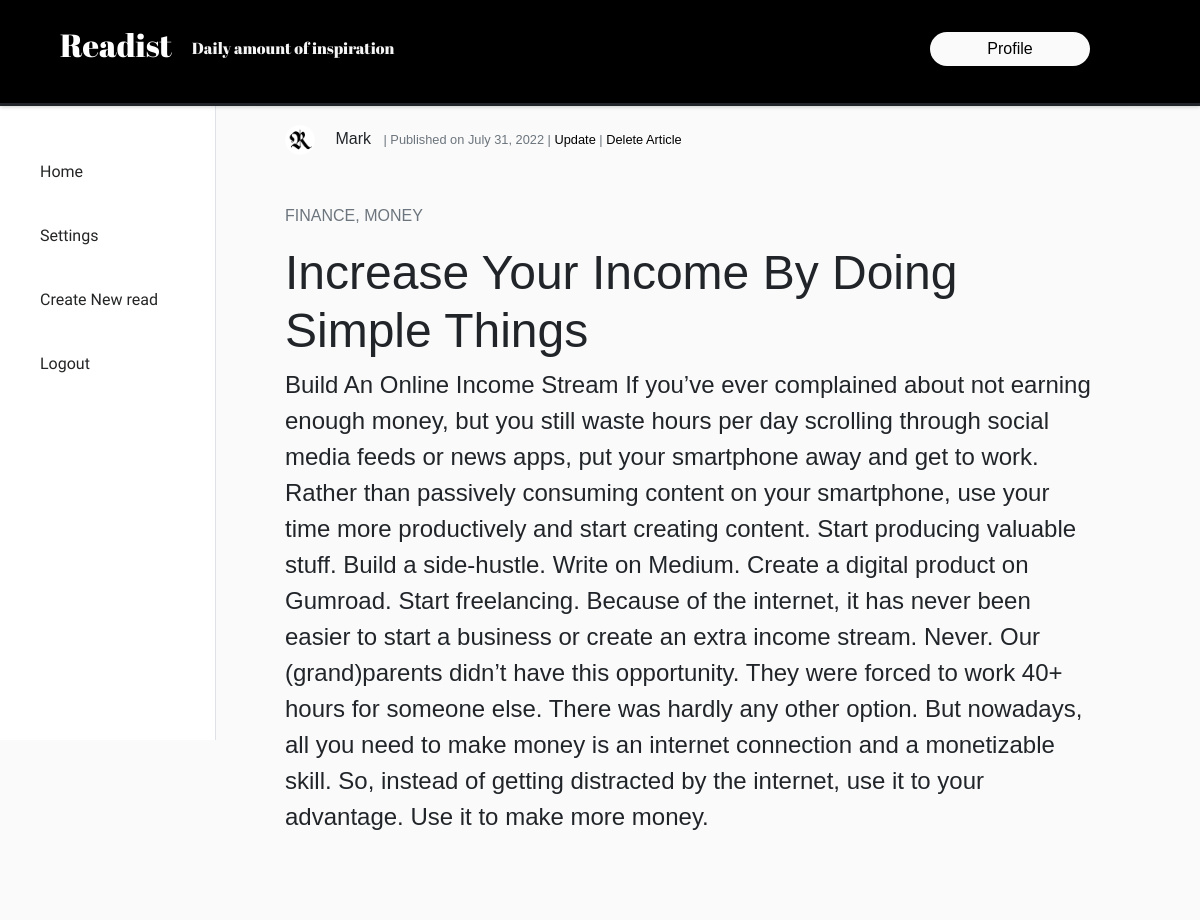
/read/12/ (signed in), run on the app's committed database.
### base/models.py (models this page shows, shortened)
class Article(models.Model):
    title = models.CharField(max_length=100, null=False, blank=False)
    date_added = models.DateTimeField(auto_now_add=True)
    sub_category = models.CharField(max_length=50, null=True)
    category = models.CharField(max_length=50, choices=primar_categories, null=False)
    content = models.TextField(null=False)
    author = models.ForeignKey(User, on_delete=models.CASCADE)

### accounts/models.py (models this page shows, shortened)
class Account(models.Model):
    user = models.OneToOneField(User, on_delete=models.CASCADE)
    email = models.EmailField(max_length=150, null=False)
    date_joined = models.DateTimeField(auto_now=True)
    img = models.ImageField(default='profile_pics/default.jpg', upload_to='profile_pics')

### base/views.py (the view)
# urls.py: path('read/<int:pk>/', ArticleReadView.as_view(), name='read'),
class ArticleReadView(LoginRequiredMixin, DetailView):
    model = Article
    content_object_name = 'article'
    template_name = 'base/read_article.html'

### base/templates/base/read_article.html
{% extends 'base/index.html' %}
{% block content %}
<article class="content-section">
    <div class="article-body">
        <div class="article-metadata mb-5">
            <img class="rounded-circle article-img" src="{{ article.author.account.img.url }}">
            <a class="mr-2">{{ article.author }}</a>
            <small class="text-muted"> | Published on {{ article.date_added|date:"F d, Y" }}
                {% if user.is_authenticated %}
                | <a href="{% url 'update-article' article.id %}">Update</a>
                | <a href="{% url 'delete-article' article.id %}">Delete article</a>
                {% endif %}
            </small>
        </div>
        <div class="article-categories-read">
            <p class="article-category category text-muted">{{ article.category }},  {{ article.sub_category }}</p>
        </div>
        <div class="article-full-content mb-5">
            <h2 class="article-title-read ">{{ article.title }}</h2>
            <p class="article-content-read">{{ article.content }}</p>
        </div>
    </div>
</article>
{% endblock content %}

### base/static/base/styles.css (style rules this page uses)
* { margin: 0; padding: 0; outline: 0; box-sizing: border-box; text-decoration: none; list-style: none; border: none; }
.body { background-color: #fafafa; overflow: hidden; font-family: 'Poppins', sans-serif; }
html { min-height: 100%; overflow: scroll; }
.content-section { background-color: #fafafa; margin-top: 0; padding-top: 0; padding: 15px 30px 40px 30px; border-radius: 3px; margin-bottom: 30px; border-bottom: 1px solid #dddddd; }
.article-img { height: 30px; width: 30px; margin-right: 16px; }
.article-metadata { padding-bottom: 1px; margin-bottom: 4px; }
.article-metadata a { color: black; text-transform: capitalize; }
.article-categories-read { text-transform: uppercase; }
.article-title-read { text-transform: capitalize; font-size: 3rem; font-style: solid; }
.article-content-read { font-size: 1.5rem; }

### data on the page
Article: author.account.img (picture), author "Mark", date_added "July 31, 2022", category "FINANCE", sub_category "MONEY", title "Increase Your Income By Doing Simple Things", content "Build An Online Income Stream If you’ve ever complained about not earning enough money, but you still waste hours per day scrolling through social media feeds or news apps, put your smartphone away and get to work. Rather than passively consuming content on your smartphone, use your time more productively and start creating content. Start producing valuable stuff. Build a side-hustle. Write on Medium. Create a digital product on Gumroad. Start freelancing. Because of the internet, it has never been easier to start a business or create an extra income stream. Never. Our (grand)parents didn’t have this opportunity. They were forced to work 40+ hours for someone else. There was hardly any…"
